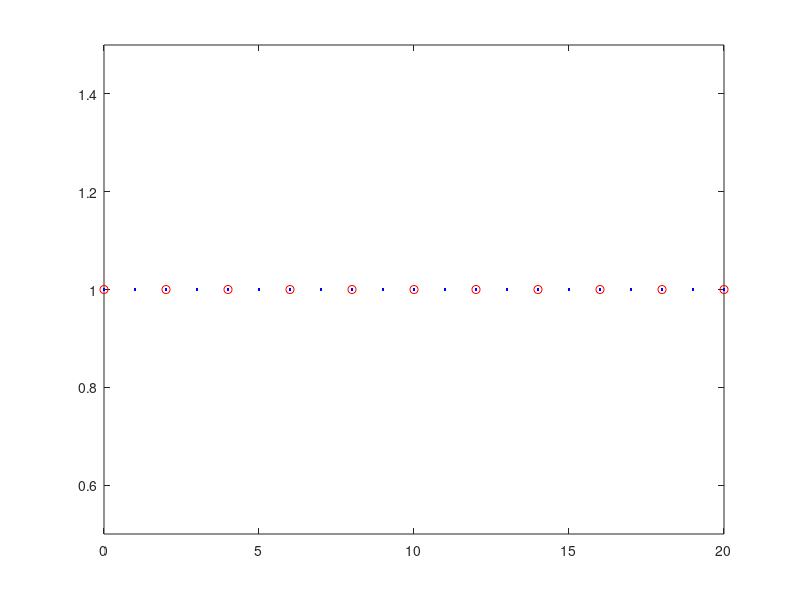

Write MATLAB code to recreate this figure. (Note: this script raises an error after producing the figure.)
close all
clear
clc


%% ---------------------------------------------------------------
% IVP: u_t = a*u_xx - b*u_x + c*u + f               in (0,L) x (0,T),
%      u(x,0) = u0(x)                    in (0,L),
%      u(0,t) = u(L,t) = 0                 t in (0,T)


%% -----------------------------------------------------------------
% INPUT PARAMETERS:
%   * nt_coarse: number of coarse intervals in time
%   * nx_coarse: number of coarse intervals in space
%   * nt_fine: number of fine intervals in time
%   * nx_fine: number of fine intervals  in space
%   * m: number of fine time steps on each coarse time step
%   * K: number of Parareal iterations (2 <= K <= n_coarse+1)
%        (--> K sequential coarse sweeps and K-1 parallel fine sweeps)
% OUTPUT:
%   * LInfinityErrorNorm



%% -----------------------------------------------------------------


global xC xF a b c

T = 1; %  Intervall (0,T)
L = 1; % omega=(0,L)

%--------------------------------------
% % % solution x(L-x)^2*exp(-2*t);

a = 3;
b = 0.005;
c = 1;

nt_interval = 10; % number of time intervals

nx_coarse = 10; % number of coarse spamtial intervals
nt_coarse = 10;% 300 %20    % number of coarse time intervals


nx_fine = 	10; % number of fine spatial intervals
nt_fine = 20;% 3000 %200 . % number of fine time intervals (nt_coarsex2 )

%%%%--------------------------------------
% figure
% spy(P)
% figure
% spy(R'*M_tilde*R + Id - R'*R)
% figure
% spy(M_mul)

%--------------------------------------
% solution sin(2*pi*x)*exp(-2*t);

% a = 0.5;
% b = 0.0025;
% c = 0;
% 
% nt_interval = 10; % number of time intervals
% 
% nx_coarse = 10;
% nt_coarse = 10;% 300 %20    % number of coarse time intervals
% 
% 
% nx_fine = 	10;
% nt_fine = 800;% 3000 %200 . % number of fine time intervals



%--------------------------------------
% % % % solution x*(L-x)*exp(-2*t);
%
% a = 3;
% b = 0.005;
% c = 1;
%
% nt_interval = 10; % number of time intervals
%
% nx_coarse = 10; % number of coarse spatial intervals
% nt_coarse = 10;% 300 %20    % number of coarse time intervals
%
%
% nx_fine = 	10; % number of fine spatial intervals
% nt_fine = 160;% 3000 %200 . % number of fine time intervals (nt_coarsex2 )


% solver ='BackwardEuler';
solver ='BackwardEuler';

dx = L/nx_fine;   % fine spatial discretization steps
if strcmp(solver,'BackwardEuler')==1
    dt = T/nt_fine;   % fine temporal discretization steps . % dx^2/2 for Runge-Kutta
elseif strcmp(solver,'Runge-Kutta4')==1
    dt = dx^2/6;
end

DT = T/nt_interval;  % reference temporal discretization steps

dX = L/nx_coarse; % coarse spatial discretization steps
dT = T/nt_coarse; % coarse temporal discretization steps

M = DT/dT  % number of coarse time steps on each time interval
m = DT/dt  % number of fine time steps on each time interval

r = dT/dX^2;
r1 = dt/dx^2;

K = 20 % number of Parareal iterations

% 2-level domain decomposition initial
N_fine_nodes = m*nt_interval+1 % 11
% N_subdomains = m + 1% nt_interval + 1 % 6
% Id = eye(N_fine_nodes);


% plot the time domain
figure
plot(0:N_fine_nodes-1,1,'.b',0:m:N_fine_nodes-1,1,'ro')
xlim([0 N_fine_nodes-1])
ylim([0.5 1.5])

%% -----------------------------------------------------------------


xt = linspace(0,T,nt_interval+1);

cmap = hsv(K); % color map

% For the plots

% coarse points
xC = linspace(0,L,nx_coarse+1);
tC = linspace(0,T,nt_interval+1);

% fine points
xF = linspace(0,L,nx_fine+1);
tF = linspace(0,T,nt_fine+1);

cmap = hsv(K);

%-------------------------------------------------------
% % exact solution 1
u_ex=@(x,t) x*(L-x)^2*exp(-2*t);%sin(2*pi*x)*exp(-2*t);%

ux0_function = @(x) (x.*(L-x).^2);%sin(2*pi*x);%

f = @(x,t) b.*(exp(-2.*t).*(L - x).^2 - x.*exp(-2.*t).*(2.*L - 2.*x)) - a.*(2.*x.*exp(-2.*t) - 2.*exp(-2.*t).*(2.*L - 2.*x)) - 2.*x.*exp(-2.*t).*(L - x).^2 - c.*x.*exp(-2.*t).*(L - x).^2;



%-------------------------------------------------------
% % exact solution 2
% u_ex=@(x,t) sin(2*pi*x)*exp(-2*t);%x*(L-x)^2*exp(-2*t);
% 
% %syms a b c x t L
% % u = sin(2*pi*x)*exp(-2*t);%x*(L-x)^2*exp(-2*t)
% % f = diff(u,t) - a*diff(diff(u,x),x) + b*diff(u,x) - c*u
% 
% ux0_function = @(x) sin(2*pi*x);%(x.*(L-x).^2);
% 
% f = @(x,t) 4*a*pi^2*exp(-2*t)*sin(2*pi*x) - c*exp(-2*t)*sin(2*pi*x) - 2*exp(-2*t)*sin(2*pi*x) + 2*b*pi*exp(-2*t)*cos(2*pi*x);

%-------------------------------------------------------
% % exact solution 3
% % % syms a b c x t L
% % % u = x*(L-x)*exp(-2*t)
% % % f = diff(u,t) - a*diff(diff(u,x),x) + b*diff(u,x) - c*u
% u_ex=@(x,t) x*(L-x)*exp(-2*t);%sin(2*pi*x)*exp(-2*t);%
%
% ux0_function = @(x) (x.*(L-x));%sin(2*pi*x);%
%
% f = @(x,t) 2*a*exp(-2*t) - b*(x.*exp(-2*t) - exp(-2*t).*(L - x)) - 2*x.*exp(-2*t).*(L - x) - c*x.*exp(-2*t).*(L - x);



%% Define find and coarse propagators
% Backward Euler fine solver
% A_tilde
rF = a*dt/(dx^2);
kF = b*dt/(2*dx);


A_F = (kF-rF)*diag(ones(nx_coarse-2,1),1) + (1+2*rF-c*dt)*eye(nx_coarse-1) - (kF+rF)*diag(ones(nx_coarse-2,1),-1);
Id_F = eye(size(A_F));
A_F_Global =  zeros((nt_interval+1)*(nx_coarse-1));
for i =1:nt_interval+1
    %  i = i + 1
    A_F_Global((i-1)*(nx_coarse-1)+1:i*(nx_coarse-1),(i-1)*(nx_coarse-1)+1:i*(nx_coarse-1)) = Id_F;
    if i>1
        A_F_Global((i-1)*(nx_coarse-1)+1:i*(nx_coarse-1),(i-2)*(nx_coarse-1)+1:(i-1)*(nx_coarse-1)) = -A_F^-(m);
    end
end
A_tilde = A_F_Global;
condNumberA_F = cond(-A_F^-(m))
condNumberA_F_Global=cond(A_F_Global)
% Backward Euler coarse solver
% M_tilde
rC = a*dT/(dX^2);
kC = b*dT/(2*dX);

A_C = (kC-rC)*diag(ones(nx_coarse-2,1),1) + (1+2*rC-c*dT)*eye(nx_coarse-1) - (kC+rC)*diag(ones(nx_coarse-2,1),-1);
Id_C = eye(size(A_C));
A_C_Global =  zeros((nt_interval+1)*(nx_coarse-1));
for i =1:nt_interval+1
    %  i = i + 1
    A_C_Global((i-1)*(nx_coarse-1)+1:i*(nx_coarse-1),(i-1)*(nx_coarse-1)+1:i*(nx_coarse-1)) = Id_C;
    if i>1
        A_C_Global((i-1)*(nx_coarse-1)+1:i*(nx_coarse-1),(i-2)*(nx_coarse-1)+1:(i-1)*(nx_coarse-1)) = -A_C^-1;
    end
end
M_tilde = A_C_Global;
condNumberA_C = cond(-A_C^-(1))
condNumberA_C_Global = cond(A_C_Global)
%%
% Reduced system
% F_tilde = (1-a*dt)^-m;  % fine propagator
% G_tilde = (1-a*Dt)^-1;  % coarse propagator
%
% Uk_0 = zeros(N,1);
% % Uk_0(1) = u0;
% rhs0 = [u0; zeros(m*N,1)];
% rhs = [u0; (F_tilde-G_tilde)*Uk_0];
%
% A = eye(m*N+1,m*N+1) + (-(1-a*dt)^-1)*diag(ones(m*N,1),-1);  % original problem matrix
%
% A_tilde = eye(N+1,N+1) + (-F_tilde)*diag(ones(N,1),-1);      % reduced matrix
%
% M_tilde = eye(N+1,N+1) + (-G_tilde)*diag(ones(N,1),-1);      % approximate reduced matrix

% fine solution

%  xtrue = linspace(0,T,nx_coarse*m+1);
%  ttrue = linspace()
%  pick = 1:m:nt_interval*m+1;

% Exact solution at time T = 1
U_exact=zeros(1,nx_fine+1);
U_exact_full = zeros((nt_interval+1)*(nx_fine-1),1);
for i=1:nx_fine+1
    U_exact(i)=u_ex(xF(i),T);
end

% initial solution u0
ux0 = ux0_function(xF(2:end-1))';

% Fine sequential propagator
% Uk_0 = zeros((nt_interval+1)*(nx_fine-1),1);
% Uk_0(1:nx_fine-1) = ux0;
% rhs0 = [ux0; zeros(((nt_interval+1)*(nx_fine-1)-nx_fine+1),1)];
%  rhs = [ux0; (A_tilde-M_tilde)*Uk_0];

% % Define original A and I_F
A_Fo = (kF-rF)*diag(ones(nx_fine-2,1),1) + (1+2*rF-c*dt)*eye(nx_fine-1) - (kF+rF)*diag(ones(nx_fine-2,1),-1);
Id_Fo = eye(size(A_Fo));
A_Original =  zeros(m*nt_interval+1);
for i =1:m*nt_interval+1
    %  i = i + 1
    A_Original((i-1)*(nx_coarse-1)+1:i*(nx_coarse-1),(i-1)*(nx_coarse-1)+1:i*(nx_coarse-1)) = Id_Fo;
    if i>1
        A_Original((i-1)*(nx_coarse-1)+1:i*(nx_coarse-1),(i-2)*(nx_coarse-1)+1:(i-1)*(nx_coarse-1)) = -A_Fo^-1;
    end
end
condNumber_A_Original=cond(A_Original)



% Restriction matric for the right hand side
R_rhs =  zeros((nt_interval+1)*(nx_fine-1),(m*nt_interval+1)*(nx_fine-1));
seq_rhs = [zeros(nx_fine-1,(m*nt_interval+1)*(nx_fine-1))];
for i = 1:m
    seq_rhs(:,(i)*(nx_fine-1)+1:(i+1)*(nx_fine-1)) =  A_Fo^-(m-i);
end

for i = 1:nt_interval+1
    %  i = i + 1
    if i == 1
        R_rhs((i-1)*(nx_fine-1)+1:i*(nx_fine-1),(i-1)*(nx_fine-1)+1:i*(nx_fine-1)) = Id_Fo;
        i_temp = 0;
        
    else
        %         R_rhs((i-1)*(nx_fine-1)+1:i*(nx_fine-1),(i-1+i_temp)*(nx_fine-1)+1:(i+i_temp)*(nx_fine-1)) = A_F^-1;
        %         R_rhs((i-1)*(nx_fine-1)+1:i*(nx_fine-1),(i+i_temp)*(nx_fine-1)+1:(i+1+i_temp)*(nx_fine-1)) = Id_F;
        %         i_temp = i_temp + 1;
        
        R_rhs((i-1 )*(nx_fine-1)+1:(i )*(nx_fine-1),:) = seq_rhs;
        seq_rhs = [zeros(nx_fine-1,(m)*(nx_fine-1)) seq_rhs];
        seq_rhs(:,end-(m)*(nx_fine-1)+1:end)=[];
        i_temp = i_temp + nx_fine-1;
    end
end


% source force F
F = zeros((m*nt_interval+1)*(nx_fine-1),1);
F(1:nx_fine-1) = ux0;
% i_temp = 1;
% t0 = tF(1); i = i+1
for i = 2:m*nt_interval+1
    F((i-1)*(nx_fine-1) + 1 :i*(nx_fine-1) ,:) = A_Fo^-1*dt*f(xF(2:nx_fine),tF(i))';
end

% uF_seq = A_tilde\( R_rhs*F);
% Right_hand_side = R_rhs*F;
% u0 = Right_hand_side(1:nx_fine-1,1);
uF_seq =  FineSolver(A_F,m,nt_interval,nx_fine,F);


%     Uk_0 = uF_true;
% end
figure
hold on
plot(xF,[0;uF_seq(end-nx_fine+2:end);0])

plot(xF,U_exact)
legend('U_{FineSequential}','U_{ex}')
title('Sequentially Fine Solution and the Exact Solution')

% uF_seq = U_exact;
% return
%% ------------------------------------------------------------------
% initial coarse integration

% initial solution u0
ux0C = ux0_function(xC(2:end-1))';

% Coarse sequential propagator

Uk_0C = zeros((nt_interval+1)*(nx_coarse-1),1);
Uk_0C(1:nx_coarse-1) = ux0C;
% rhs0 = [ux0; zeros(((nt_interval+1)*(nx_coarse-1)-nx_coarse+1),1)];
%  rhs = [ux0; (A_tilde-M_tilde)*Uk_0];
% source force F
F_C = zeros((nt_interval+1)*(nx_coarse-1),1);
F_C(1:nx_coarse-1) = ux0C;
% i_temp = 1;
for i = 2:nt_interval+1
    F_C((i-1)*(nx_coarse-1) + 1 :i*(nx_coarse-1) ,:) = A_C^-1*dT*f(xC(2:nx_coarse),tC(i))';
end

% figure
% hold on
% uC = M_tilde\( F_C);
% plot(xC,[0;uC(end-nx_coarse+2:end);0])

% plot(xF,U_exact)
% legend('U_{0}','U_{ex}')
% title('Parareal Solution and the Exact Solution')

% coarse space initial
indice_R_coarse  = 0:m:m*nt_interval;
R = zeros((nx_coarse-1)*length(indice_R_coarse),(m*nt_interval+1)*(nx_coarse-1));
for i = 1:length(indice_R_coarse)
    R((i-1)*(nx_coarse-1)+1:(i)*(nx_coarse-1),indice_R_coarse(i)*(nx_coarse-1)+1:indice_R_coarse(i)*(nx_coarse-1)+(nx_coarse-1)) = Id_C;
end

% coarse correction
R'*M_tilde*R;
% return
% first subdomain  Omega_1 = {0}
R1 = zeros((nx_coarse-1),(m*nt_interval+1)*(nx_coarse-1));
R1(1:nx_coarse-1,1:nx_coarse-1) = Id_C;
A1 = R1*A_Original*R1';



% define nodes in other subdomains
N_nodes_subdomain = m;

% Number of subdomains except the first subdomain
N_subdomain = m/N_nodes_subdomain*nt_interval%nt_fine/N_nodes_subdomain

indice_R_subdomains = zeros(N_subdomain,N_nodes_subdomain);
for i =1:size(indice_R_subdomains,1)
    indice_R_subdomains(i,:) =  (i-1)*N_nodes_subdomain+1:(i-1)*N_nodes_subdomain+N_nodes_subdomain;
end



% A_Fo = (kF-rF)*diag(ones(nx_fine-2,1),1) + (1+2*rF-c*dt)*eye(nx_fine-1) - (kF+rF)*diag(ones(nx_fine-2,1),-1);
% Id_Fo = eye(size(A_Fo));
% A_Original =  zeros(m*(nt_interval+1)*(nx_coarse-1));



% Omega_2 = {1,2} Omega_3 = {3,4}
R2_end = zeros(N_subdomain*N_nodes_subdomain*(nx_coarse-1),(N_subdomain*N_nodes_subdomain+1)*(nx_coarse-1)) ;
for i = 1:N_subdomain*N_nodes_subdomain
    R2_end((i-1)*(nx_coarse-1)+1:i*(nx_coarse-1),(i)*(nx_coarse-1)+1:(i+1)*(nx_coarse-1)) = Id_F;
end

R_sub = [];       % restriction matrices
A_sub = [];       % sub-matrices
for i = 2: N_subdomain+1
    R_sub{i} = R2_end(N_nodes_subdomain*(nx_coarse-1)*(i-2)+1:N_nodes_subdomain*(nx_coarse-1)*(i-2)+N_nodes_subdomain*(nx_coarse-1),:);
    A_sub{i} = R_sub{i}*A_Original*R_sub{i}';
end

% % define 2-level domain decomposition multiplicative preconditioner
P = R1'*A1*R1;
P1 = R1'*A1^-1*R1;
for i = 2:N_subdomain+1
    P = P + R_sub{i}'*A_sub{i}*R_sub{i};
    P1 = P1 + R_sub{i}'*A_sub{i}^-1*R_sub{i};
end
DDD = P^-1 - P1;
norm(DDD)
% return


% P_sum_inverse = R1'*A1^-1*R1;
% for i = 2:nt_interval+1
%     P_sum_inverse = P_sum_inverse + R_sub{i}'*A_sub{i}^-1*R_sub{i};
% end



%%Multiplicative
Id = eye(size(A_Original));
M_mul = P*(R'*M_tilde*R +  Id - R'*R);

%%Additive
M_add = P + (R'*M_tilde*R - R'*R);

%%% Coarse space correction
B = R'*M_tilde*R +  Id - R'*R;

% initial coarse solution
uC = M_tilde\( F_C);
uC_mat = [];


for i = 1:length(uC)/(nx_coarse-1)
    uC_mat(:,i) = [uC((i-1)*(nx_coarse-1)+1:(i)*(nx_coarse-1))];
end
% uC_mat=uC_mat';
ttrue = linspace(0,T,nt_interval*m+1);
pick = 1:m:nt_interval*m+1;
U_fine_interpolation = spline(ttrue(pick),uC_mat,ttrue);
% U_fine_interpolation = interp1(ttrue(pick),uC_mat',ttrue,'spline');

% return
U_fine = [];
for i = 1:size(U_fine_interpolation,2)
    U_fine((i-1)*(nx_coarse-1)+1:(i)*(nx_coarse-1),:) = U_fine_interpolation(:,i);
end

% % % interp1
% for i = 1:size(U_fine_interpolation,1)
%     U_fine((i-1)*(nx_coarse-1)+1:(i)*(nx_coarse-1),:) = U_fine_interpolation(i,:)';
% end

% U_fine_mat = [];
% for i = 1:length(U_fine)/(nx_fine-1)
%     U_fine_mat(:,i) = [U_fine((i-1)*(nx_fine-1)+1:(i)*(nx_fine-1))];
% end

U_fine_mat_reduce = U_fine_interpolation(:,pick);
for i = 1: nt_interval+1
    U_fine_pick((i-1)*(nx_coarse-1)+1:(i)*(nx_coarse-1),:) =  U_fine_mat_reduce(:,i);
end

% % % interp1
% U_fine_mat_reduce = U_fine_interpolation(pick,:);
% for i = 1: nt_interval+1
%     U_fine_pick((i-1)*(nx_coarse-1)+1:(i)*(nx_coarse-1),:) =  U_fine_mat_reduce(i,:)';
% end

% figure
% surf(xC(2:end-1),tC,uC_mat')
% % hold on

% figure
% surf(U_fine_mat)
% return






% proNj = 1;

normInf2executiveParearealIter = [];
normInfDefect = [norm(U_fine_pick - uF_seq,inf)];%[norm(uC(end-nx_coarse+2:end,:) - uF_seq(end-nx_coarse+2:end,:),inf)];%

L2NormError = [ norm(U_fine_pick - uF_seq,2)];%[ sqrt(sum(sum(dT*(uF_seq(end-nx_coarse+2:end,:)-uC(end-nx_coarse+2:end,:)).^2)))];%
LInfNormError = [norm(U_fine_pick - uF_seq,inf)];%[max(abs(uF_seq(end-nx_coarse+2:end,:)-uC(end-nx_coarse+2:end,:)))];%


% SupperlinearErrorBound  = LInfNormError;
% LinearErrorBound  = LInfNormError;

%%
U0n = U_fine_pick;
% U=U_fine;
% iteration loop
U_fine_temp=[];
for k = 1: K-1
    % k = k + 1
    %         rhs(2:end) =  [ (F_tilde-G_tilde)*U(1:end-1)];
    %         U = M_tilde\rhs;
    %     if k==19
    %         return
    %     end
    
    %     % Multiplicative preconditioner
    %     U_fine = U_fine + M_mul\(F-A_Original*U_fine);
%             U_fine = M_mul\(M_mul*U_fine + (F-A_Original*U_fine));

    
%     r_k = F - A_Original*U_fine;
%     U_fine_temp = P\r_k;
%     U_fine = U_fine + (R'*M_tilde*R + Id - R'*R)\U_fine_temp;
     
  

         U_fine = M_mul \(M_mul*U_fine  + (F - A_Original*U_fine));%
    
    
    %         % Additive preconditioner
    %     U_fine = U_fine + M_add\(F-A_Original*U_fine);
    %     U_fine = M_add\(M_add*U_fine + (F-A_Original*U_fine));
    
%     r_k = F - A_Original*U_fine;
%     U_fine_temp = (P + R'*M_tilde*R - R'*R)\r_k;
%     U_fine = U_fine + U_fine_temp;
    






    %      U_fine = ( (R'*M_tilde*R +  Id - R'*R)^-1*P_sum_inverse )*( (P*(R'*M_tilde*R +  Id - R'*R))*U_fine + (F-A_Original*U_fine) );
    
    %      U = M_tilde\((M_tilde - A_tilde)*U + R_rhs*F);%
    %     U = U+M_tilde^-1*(R_rhs*F -  A_tilde*U);%
    %     U = gmres(M_tilde,((M_tilde - A_tilde)*U + R_rhs*F),20,1e-16);%
%------------------------------------------------------------        

%         B = R'*M_tilde*R +  Id - R'*R; % coarse space correction
% % %         P1 = R1'*A1*R1;                  % first subdomain solve
%         r_k = F - A_Original*U_fine;
% % %         U_fine_temp(1:nx_coarse-1,:) = P(1:nx_coarse-1,1:nx_coarse-1)\r_k(1:nx_coarse-1);
%         U_fine_temp(1:nx_coarse-1,:) = A1\r_k(1:nx_coarse-1);
% % %     return
% % %     U_fine_temp(1:nx_coarse-1,:) = ux0;
%         for i = 2: nt_interval+1
% % %             i = i + 1
% % %             P_i =  (R_sub{i}'*A_sub{i}*R_sub{i});
% %             return
% % %             P_i_reduce = P_i(m*(i-2)*(nx_coarse-1) + (nx_coarse-1)  + 1:m*(i-2)*(nx_coarse-1)+(m+1)*(nx_coarse-1),m*(i-2)*(nx_coarse-1) + (nx_coarse-1)  + 1:m*(i-2)*(nx_coarse-1)+(m+1)*(nx_coarse-1));
%             r_k_reduce = r_k(m*(i-2)*(nx_coarse-1) + (nx_coarse-1)  + 1:m*(i-2)*(nx_coarse-1)+(m+1)*(nx_coarse-1),:);
%             B_reduce   = B(m*(i-2)*(nx_coarse-1) + 1  : m*(i-2)*(nx_coarse-1)+(m+1)*(nx_coarse-1),m*(i-2)*(nx_coarse-1)  + 1:m*(i-2)*(nx_coarse-1)+(m+1)*(nx_coarse-1)  ) ;
%             U_fine_temp(m*(i-2)*(nx_coarse-1) + (nx_coarse-1)  + 1:m*(i-2)*(nx_coarse-1)+(m+1)*(nx_coarse-1),:) = A_sub{i}\   r_k_reduce;
%             U_fine_temp(m*(i-2)*(nx_coarse-1) + 1  : m*(i-2)*(nx_coarse-1)+(m+1)*(nx_coarse-1)  ,:) = B_reduce  \   U_fine_temp(m*(i-2)*(nx_coarse-1) + 1  : m*(i-2)*(nx_coarse-1)+(m+1)*(nx_coarse-1),:)  ; 
%         end
%     % %     U_fine_temp = P\r_k;
%         U_fine = U_fine + U_fine_temp;
% % %         U_fine_temp = U_fine;

%-------------------------------------------------------------------    
    
    
    
    
    
    plot(xC,[0;U_fine(end-nx_coarse+2:end);0],'Color',cmap(k,:),'Marker','o');
    
    for i = 1:nt_interval+1
        U_fine_pick((i-1)*(nx_coarse-1)+1:(i)*(nx_coarse-1),:) = U_fine(m*(i-1)*(nx_coarse-1)+1:m*(i-1)*(nx_coarse-1)+(nx_coarse-1),:);
    end
    
    normInf_U0n = norm(U_fine_pick-U0n,inf) ;
    normInf2executiveParearealIter =[normInf2executiveParearealIter;normInf_U0n] ;
    normInfDefect =[normInfDefect ; norm(U_fine_pick-uF_seq,inf)];
    
    U0n = U_fine_pick;
    L2NormError(k+1) = [norm(U_fine_pick - uF_seq,2)];%sqrt(sum(sum(dT*(uF_seq(end-nx_coarse+2:end,:)-U(end-nx_coarse+2:end,:)).^2)));%
    LInfNormError(k+1) = [norm(U_fine_pick - uF_seq,inf)];%max(abs(uF_seq(end-nx_coarse+2:end,:)-U(end-nx_coarse+2:end,:)));%
    
    %     SupperlinearErrorBound(k+1)  = (abs(exp(a*Dt) - Rz(a*Dt)))^(k)/factorial(k)*proNj(k+1)*max(abs(uF_true-U0n));
    %     LinearErrorBound(k+1)  = (abs(exp(a*Dt) - Rz(a*Dt))/(1- abs(Rz(a*Dt))))^(k)*max(abs(uF_true-U0n));
end  % iteration loop

% uF_true_coarse=uF_true(pick)
U_fine_pick;

U_fine_mat = [];
for i = 1:length(U_fine)/(nx_fine-1)
    U_fine_mat(:,i) = [U_fine((i-1)*(nx_fine-1)+1:(i)*(nx_fine-1))];
end

U_fine_mat_reduce = U_fine_mat(:,pick);
U_plot = [zeros(nt_interval+1,1) U_fine_mat_reduce' zeros(nt_interval+1,1)];

figure
surf(xC,tC,U_plot)
% L2NormError=L2NormError'
% LInfNormError=LInfNormError'
% SupperlinearErrorBound=SupperlinearErrorBound'
% LinearErrorBound=LinearErrorBound'


figure
semilogy(1:K-1, normInf2executiveParearealIter,'-*b',0:K-1,normInfDefect,'-*r')
legend('normInf2executiveParearealIter','normInfDefect')
xlabel('k')
title(solver)

figure
semilogy(0:K-1,LInfNormError,'r-^',0:K-1,L2NormError,'b-o')
legend('L^{oo}NormError','L^2NormError')
xlabel('k')
% xlim([0 30])
ylim([1e-18 1e-0])
title('Error norm between the Parareal solution and the Sequential Fine solution at the end of each time-slice')
